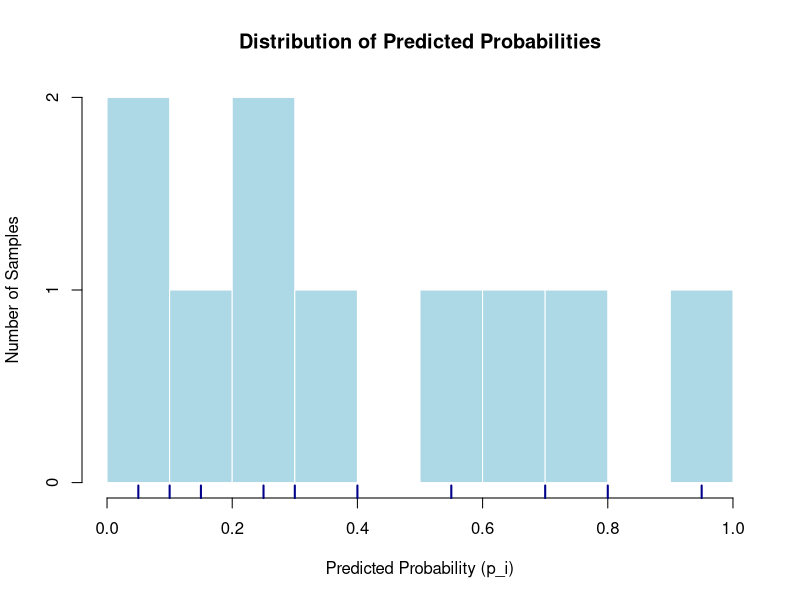

This figure's R source:
# suppose our model made the predictions about probabilites for 10 observations
# we can plot a histogram like the following to show the confidence of our model. 
# this histogram is the overall learned probability distribution

# Interpretation of the histogram:
# --------------------------------
# Most bars are on the left (near 0–0.3):
#   → Most samples were predicted to have a low probability of the positive outcome (e.g., default).
#
# A few bars are on the right (0.7–1.0):
#   → These are cases where the model is confidently predicting the positive class (Y = 1).
#
# The middle range (0.4–0.6) has very few samples:
#   → The model rarely produces uncertain predictions around 50%.
#
# In plain English:
#   → The model is quite confident overall — it tends to output probabilities close to 0 or 1,
#     with few predictions in the uncertain middle range.


# Simulated predicted probabilities from a logistic regression model
p_i <- c(0.05, 0.70, 0.30, 0.10, 0.15, 0.80, 0.55, 0.25, 0.40, 0.95)

# Create a histogram
hist(
  p_i,
  breaks = seq(0, 1, by = 0.1),   # bins from 0 to 1
  col = "lightblue",
  main = "Distribution of Predicted Probabilities",
  xlab = "Predicted Probability (p_i)",
  ylab = "Number of Samples",
  border = "white"
)

# Add a rug (small tick marks for each point)
rug(p_i, col = "darkblue", lwd = 2)